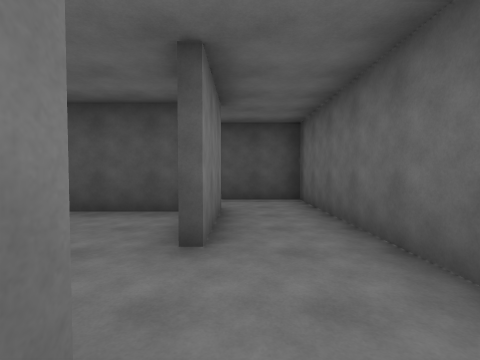
[1] (above)

24 first-person views from a walk through a 3-D level made in the Unity game engine. The camera is 1.5 m above the floor, tilts 2° down and sees 85° across. The floor is counted in squares, 2 m on a side. Each view is taken from the middle of a square. On the plan, view 1 faces up. The plan holds only what a view shows up to about 9 squares ahead; the rest is blank. The place goes on beyond the plan. The player character is not drawn.

[2]
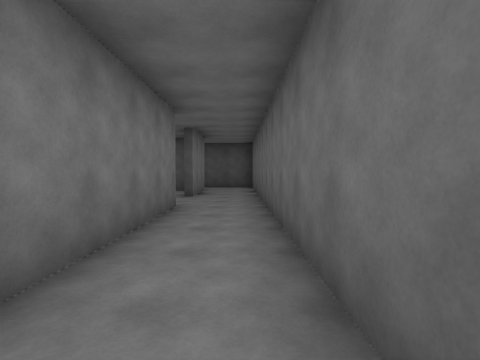

[3]
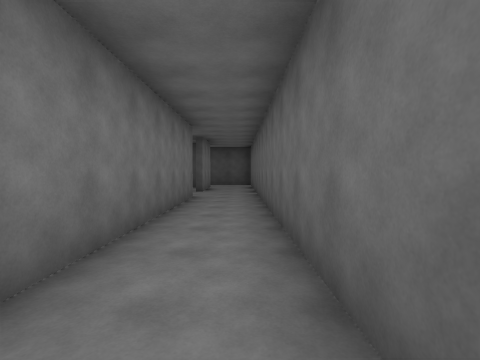

[4]
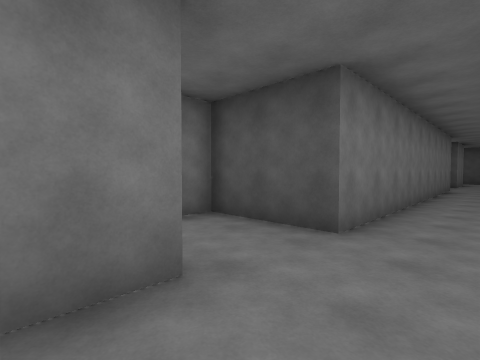

[5]
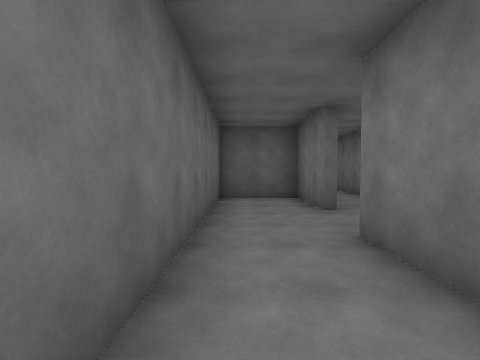

[6]
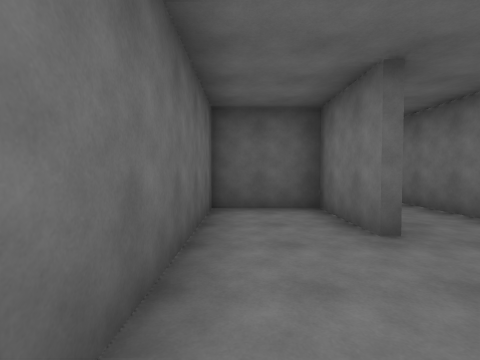

[7]
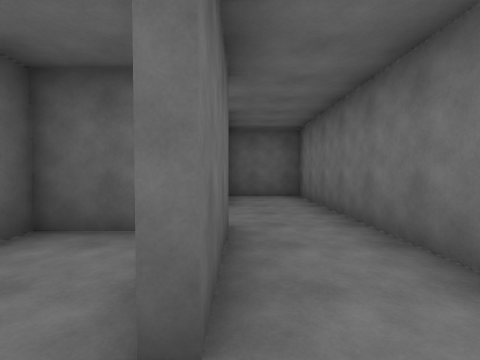

[8]
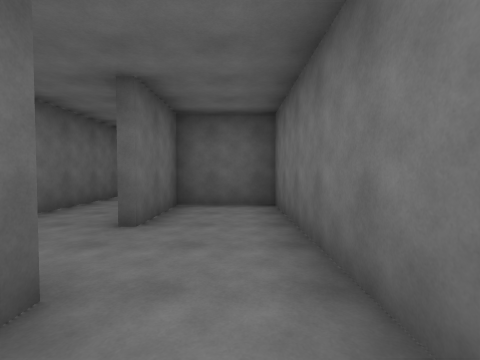

[9]
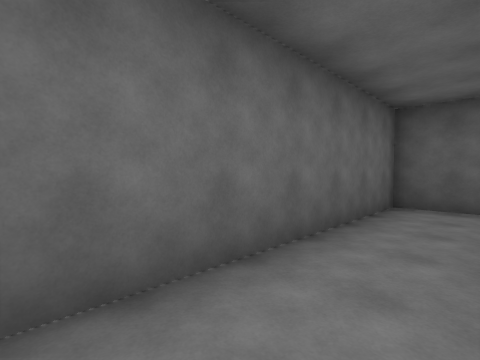

[10]
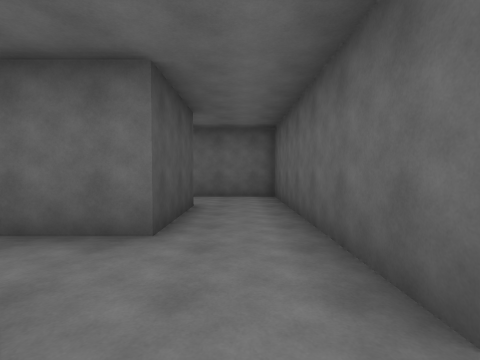

[11]
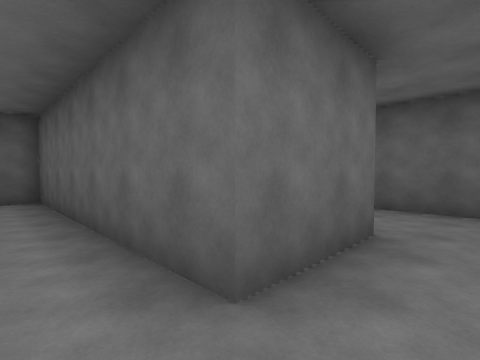

[12]
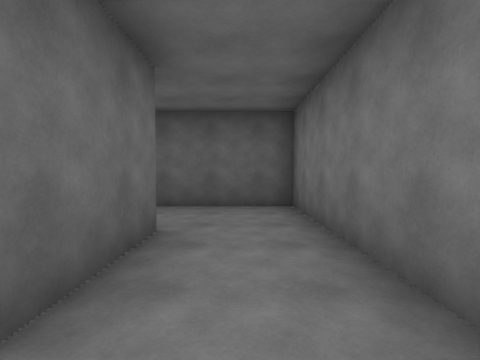

[13]
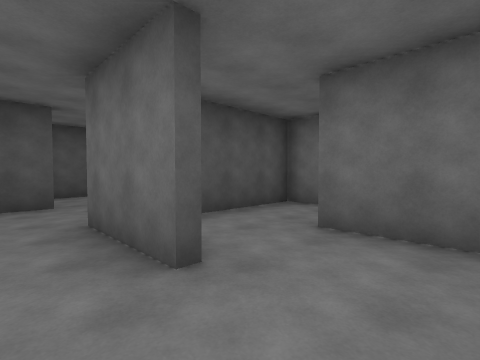

[14]
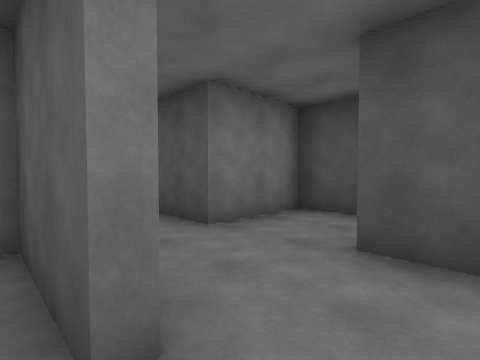

[15]
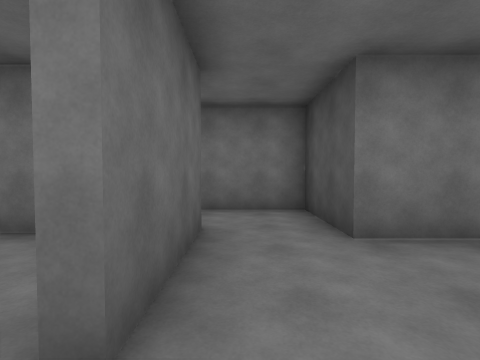

[16]
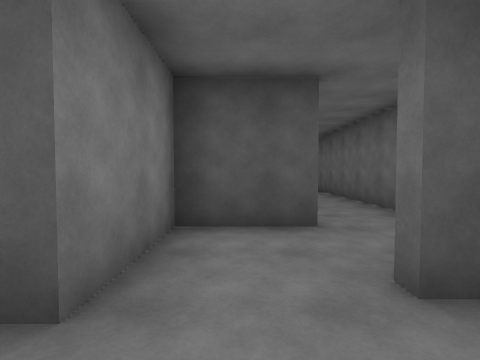

[17]
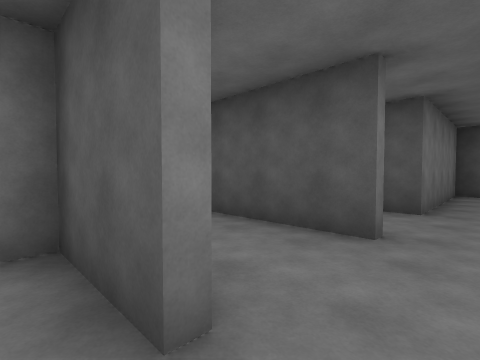

[18]
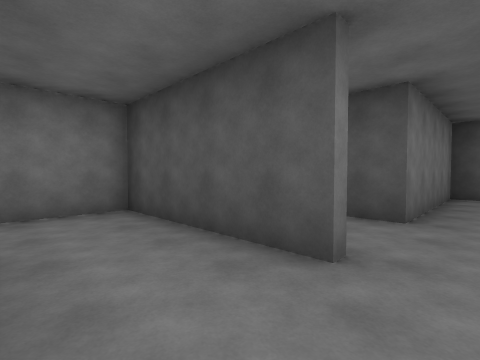

[19]
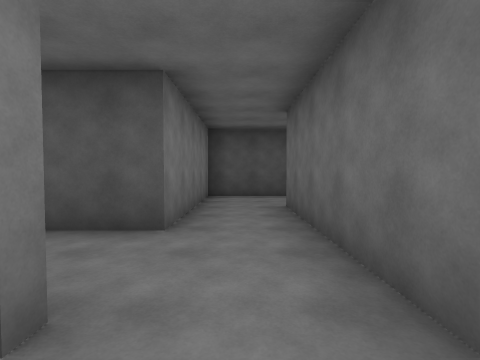

[20]
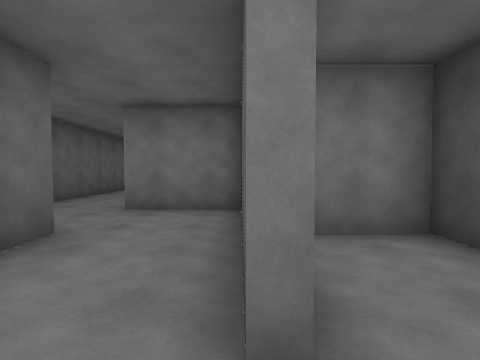

[21]
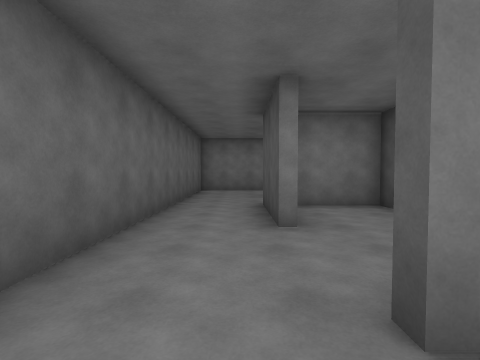

[22]
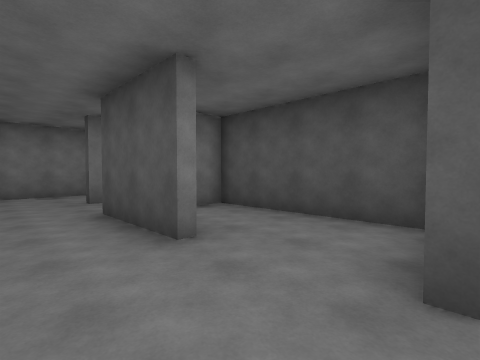

[23]
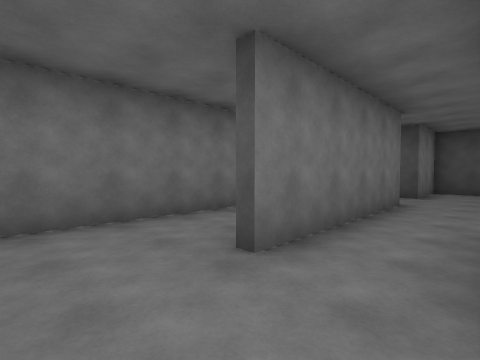

[24]
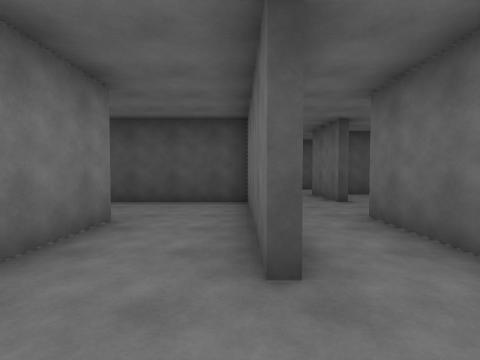

### Floor plan
Ten units are one square. View 1 is at (0, 0); x grows to the right and y downward. Boxes are objects, and circles mark ways between rooms. Rooms are numbered by the first view taken in them; rooms with no view inside come last. Other rooms are left out.
<svg viewBox="-185 -73 206 323">
<path fill="none" stroke="#000" d="M-4 -6 -4 90M-4 -49 -4 -25M-6 109 -6 132 16 132 16 -68 -5 -68M-8 135 -8 109M-28 119 -28 177 -6 177 -6 155M-4 90 -28 90 -28 96M-4 180 -30 180M-50 200 16 200 16 140M-50 224 -50 200M-71 194 -71 245 -41 245M-49 177 -71 177M-38 155 -50 155M-64 175 -49 175M-49 135 -69 135 -69 157M-30 180 -30 162M-49 110 -91 110 -91 132M-30 120 -30 105M-71 132 -64 132M-114 135 -140 135M-139 128 -139 106M-155 155 -95 155M-156 105 -156 132M-158 132 -158 91M-180 109 -180 149M-170 155 -155 155M-158 87 -175 87M-30 105 -30 65M-25 42 -50 42 -50 87 -71 87 -71 101M-28 239 -28 222M-96 110 -136 110 -136 128"/>
<circle cx="-10" cy="100" r="3" fill="#2a7"/>
<circle cx="-10" cy="145" r="3" fill="#2a7"/>
<circle cx="-50" cy="190" r="3" fill="#2a7"/>
<circle cx="-40" cy="180" r="3" fill="#2a7"/>
<circle cx="-50" cy="235" r="3" fill="#2a7"/>
<circle cx="-40" cy="130" r="3" fill="#2a7"/>
<circle cx="-80" cy="130" r="3" fill="#2a7"/>
<circle cx="-40" cy="110" r="3" fill="#2a7"/>
<circle cx="-160" cy="145" r="3" fill="#2a7"/>
<circle cx="-105" cy="130" r="3" fill="#2a7"/>
<text x="0" y="10">1</text>
<text x="-20" y="130">2</text>
<text x="0" y="170">3</text>
<text x="-60" y="220">4</text>
<text x="-50" y="160">5</text>
<text x="-50" y="120">6</text>
<text x="-120" y="140">7</text>
<text x="-170" y="130">8</text>
<text x="-40" y="80">9</text>
<text x="-40" y="220">10</text>
<text x="-120" y="120">11</text>
</svg>
Room 1 opens to room 2. Room 2 opens to room 3. Room 3 opens to room 4. Room 3 opens to room 5. Room 4 opens to room 10. Room 5 opens to room 6. Room 6 opens to room 7. Room 6 opens to room 9. Room 7 opens to room 8. Room 7 opens to room 11.

Where each view was taken, in squares from view 1:
view 1: 0 up, 0 right, facing up
view 2: 5 down, 1 right, facing up
view 3: 7 down, 1 right, facing up
view 4: 12 down, 1 right, facing up-left
view 5: 6 down, 1 right, facing down
view 6: 8 down, 1 right, facing down
view 7: 10 down, 1 left, facing down
view 8: 12 down, 2 left, facing down
view 9: 14 down, 0 right, facing down-right
view 10: 19 down, 6 left, facing right
view 11: 19 down, 6 left, facing down-right
view 12: 19 down, 6 left, facing down
view 13: 24 down, 6 left, facing up-right
view 14: 18 down, 4 left, facing up-left
view 15: 17 down, 4 left, facing left
view 16: 17 down, 6 left, facing up
view 17: 14 down, 4 left, facing up-left
view 18: 13 down, 4 left, facing up-left
view 19: 12 down, 4 left, facing up
view 20: 11 down, 4 left, facing left
view 21: 14 down, 8 left, facing left
view 22: 15 down, 9 left, facing up-left
view 23: 15 down, 14 left, facing up-left
view 24: 15 down, 16 left, facing up
